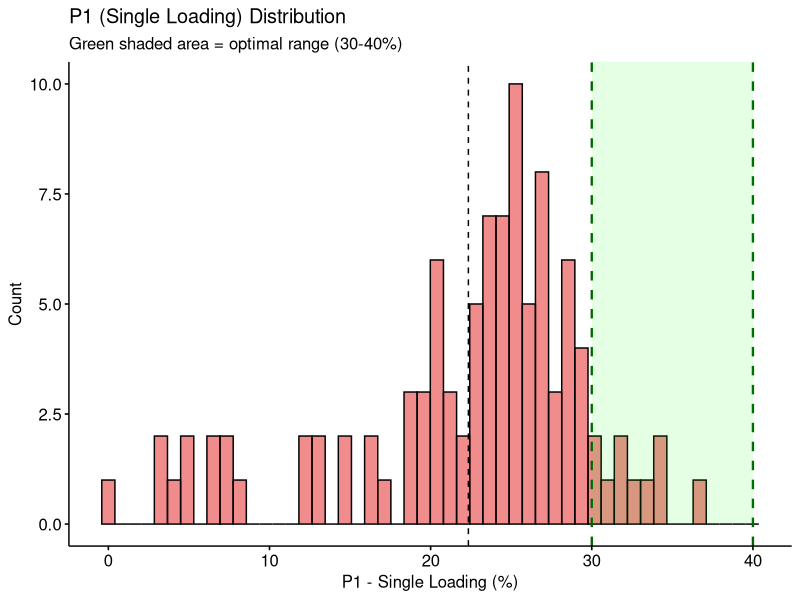
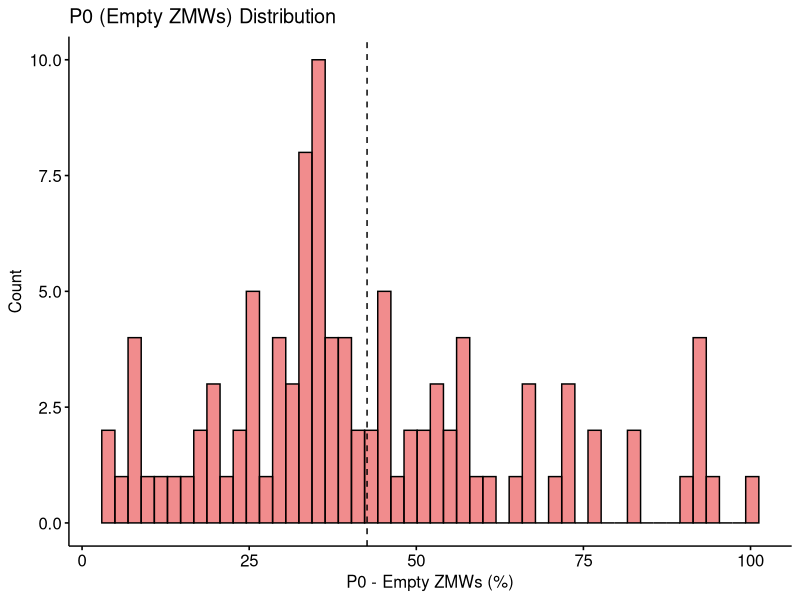
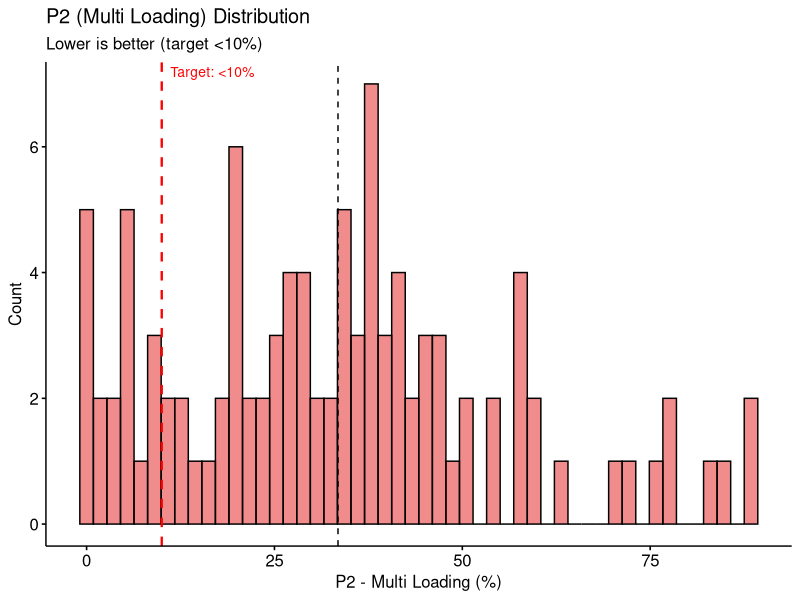
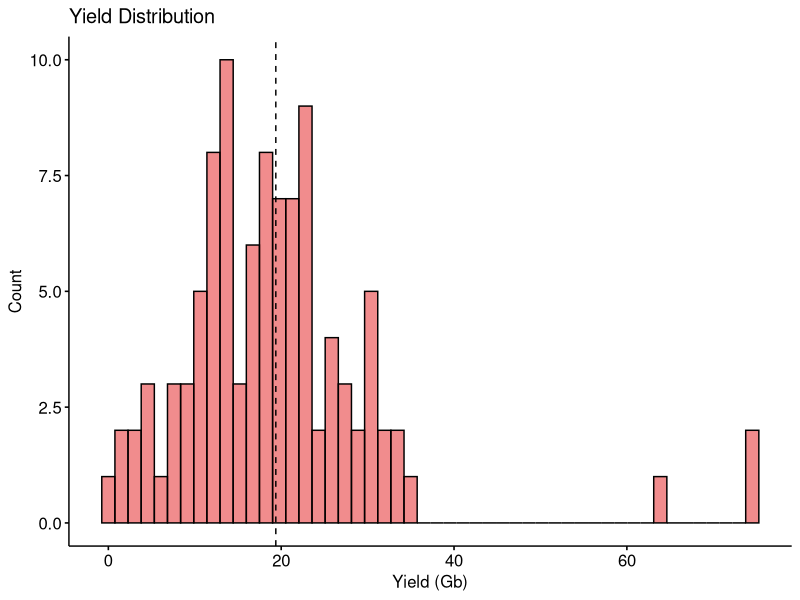
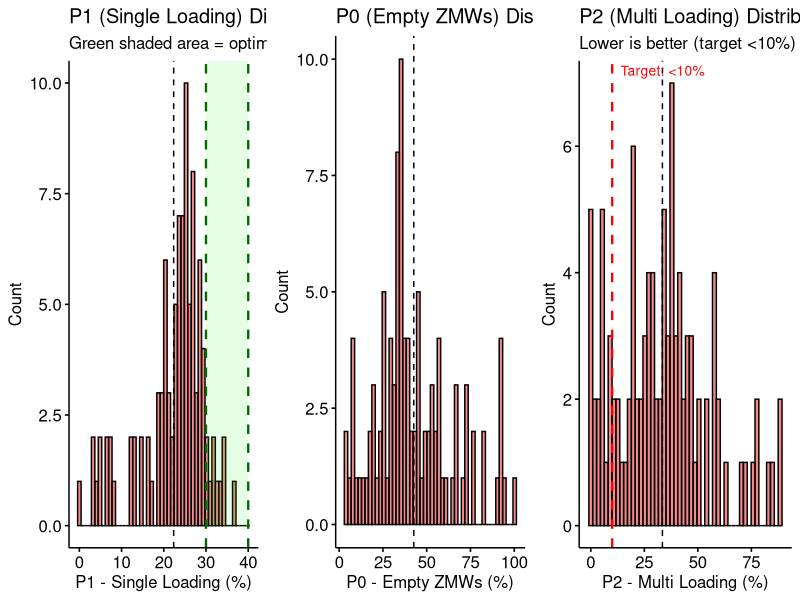
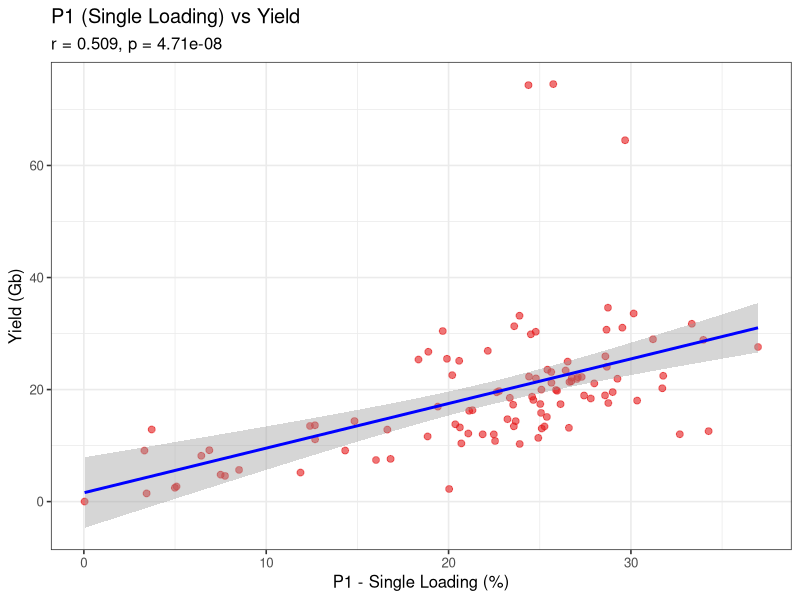
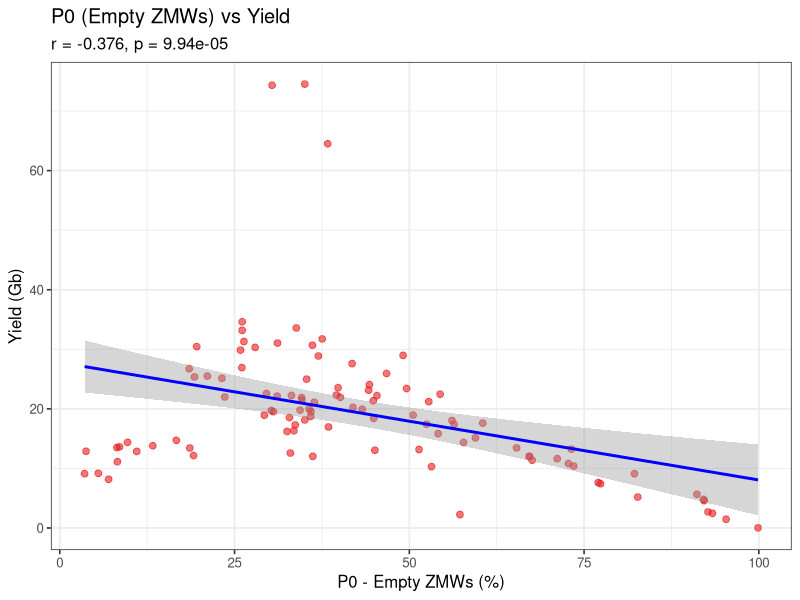
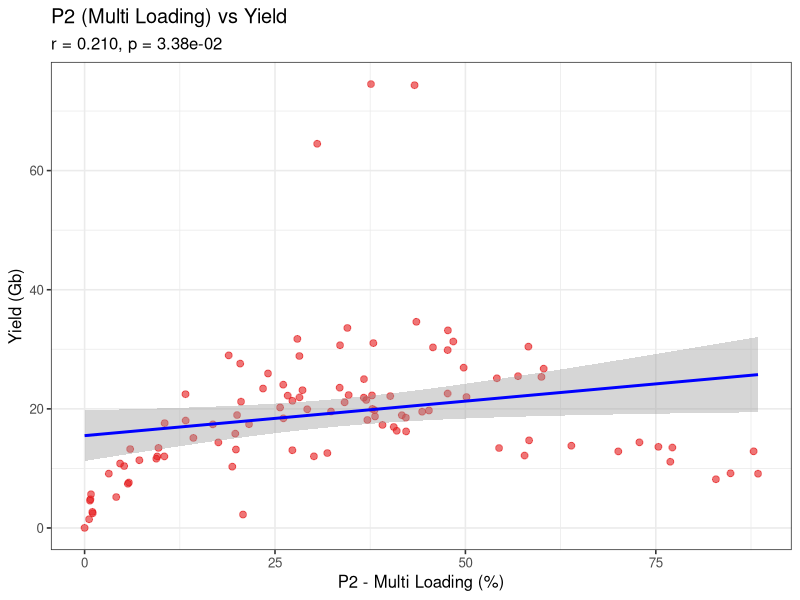

The R script that drew these images, in order:
# PacBio Sequel IIe Run Analysis
# Analysis of loading metrics (P0, P1, P2) vs yield at SMRT Cell level
# Each row = one independent SMRT Cell

# Load required libraries
library(tidyverse)
library(ggplot2)
library(ggpubr)
library(scales)
library(broom)

# Set theme for all plots
theme_set(theme_bw(base_size = 12))

# Read data
data <- read_csv("ALL_260207.csv", show_col_types = FALSE)

# Cleanup: remove CLR runs, diagnostic runs, and non-HiFi BAM references
data <- data %>%
  filter(run_type == "CCS/HiFi") %>%
  filter(!str_detect(run_name, regex("Diag", ignore_case = TRUE))) %>%
  filter(is_hifi_bam == TRUE)  # Only include runs with .hifi_reads.bam (not .reads.bam)

# Convert total_length to Gb
data <- data %>%
  mutate(yield_gb = total_length / 1e9)

# Filter to complete cases for main analysis
data_complete <- data %>%
  filter(!is.na(yield_gb) & !is.na(p0_percent) & !is.na(p1_percent) &
         !is.na(p2_percent) & !is.na(insert_size))

# Create output directory
dir.create("figures", showWarnings = FALSE)
dir.create("results", showWarnings = FALSE)

# ============================================================================
# 1. CORRELATION ANALYSIS
# ============================================================================

# Calculate correlations
cor_p0 <- cor(data_complete$p0_percent, data_complete$yield_gb, use = "complete.obs")
cor_p1 <- cor(data_complete$p1_percent, data_complete$yield_gb, use = "complete.obs")
cor_p2 <- cor(data_complete$p2_percent, data_complete$yield_gb, use = "complete.obs")

# Test significance
cor_test_p0 <- cor.test(data_complete$p0_percent, data_complete$yield_gb)
cor_test_p1 <- cor.test(data_complete$p1_percent, data_complete$yield_gb)
cor_test_p2 <- cor.test(data_complete$p2_percent, data_complete$yield_gb)

# ============================================================================
# 2. DISTRIBUTIONS: Histograms of Loading Metrics
# ============================================================================

# P1 distribution
p1_hist <- gghistogram(data_complete, x = "p1_percent",
                       bins = 50,
                       fill = "#E41A1C",
                       add = "mean") +
  geom_vline(xintercept = c(30, 40), linetype = "dashed", color = "darkgreen", linewidth = 0.8) +
  annotate("rect", xmin = 30, xmax = 40, ymin = 0, ymax = Inf,
           alpha = 0.1, fill = "green") +
  labs(
    title = "P1 (Single Loading) Distribution",
    subtitle = "Green shaded area = optimal range (30-40%)",
    x = "P1 - Single Loading (%)",
    y = "Count"
  )

ggsave("figures/00a_p1_distribution.png", p1_hist, width = 8, height = 6, dpi = 300)

# P0 distribution
p0_hist <- gghistogram(data_complete, x = "p0_percent",
                       bins = 50,
                       fill = "#E41A1C",
                       add = "mean") +
  labs(
    title = "P0 (Empty ZMWs) Distribution",
    x = "P0 - Empty ZMWs (%)",
    y = "Count"
  )

ggsave("figures/00b_p0_distribution.png", p0_hist, width = 8, height = 6, dpi = 300)

# P2 distribution
p2_hist <- gghistogram(data_complete, x = "p2_percent",
                       bins = 50,
                       fill = "#E41A1C",
                       add = "mean") +
  geom_vline(xintercept = 10, linetype = "dashed", color = "red", linewidth = 0.8) +
  annotate("text", x = 10, y = Inf, label = "Target: <10%",
           vjust = 1.5, hjust = -0.1, color = "red", size = 3.5) +
  labs(
    title = "P2 (Multi Loading) Distribution",
    subtitle = "Lower is better (target <10%)",
    x = "P2 - Multi Loading (%)",
    y = "Count"
  )

ggsave("figures/00c_p2_distribution.png", p2_hist, width = 8, height = 6, dpi = 300)

# Yield distribution
yield_hist <- gghistogram(data_complete, x = "yield_gb",
                          bins = 50,
                          fill = "#E41A1C",
                          add = "mean") +
  labs(
    title = "Yield Distribution",
    x = "Yield (Gb)",
    y = "Count"
  )

ggsave("figures/00d_yield_distribution.png", yield_hist, width = 8, height = 6, dpi = 300)

# Combined loading metrics panel
loading_combined <- ggarrange(p1_hist, p0_hist, p2_hist,
                              ncol = 3, nrow = 1)

ggsave("figures/00e_loading_distributions_combined.png", loading_combined,
       width = 15, height = 6, dpi = 300)

# P1 summary statistics
p1_stats <- data_complete %>%
  summarise(
    mean_p1 = mean(p1_percent, na.rm = TRUE),
    median_p1 = median(p1_percent, na.rm = TRUE),
    sd_p1 = sd(p1_percent, na.rm = TRUE),
    min_p1 = min(p1_percent, na.rm = TRUE),
    max_p1 = max(p1_percent, na.rm = TRUE),
    n_optimal = sum(p1_percent >= 30 & p1_percent <= 40, na.rm = TRUE),
    pct_optimal = 100 * n_optimal / n()
  )

# ============================================================================
# 3. VISUALIZATION: P0, P1, P2 vs Yield
# ============================================================================

# P1 vs Yield
p1_plot <- ggplot(data_complete, aes(x = p1_percent, y = yield_gb)) +
  geom_point(alpha = 0.6, size = 2, color = "#E41A1C") +
  geom_smooth(method = "lm", se = TRUE, color = "blue", linewidth = 1) +
  labs(
    title = "P1 (Single Loading) vs Yield",
    subtitle = sprintf("r = %.3f, p = %.2e", cor_p1, cor_test_p1$p.value),
    x = "P1 - Single Loading (%)",
    y = "Yield (Gb)"
  )

ggsave("figures/01_p1_vs_yield.png", p1_plot, width = 8, height = 6, dpi = 300)

# P0 vs Yield
p0_plot <- ggplot(data_complete, aes(x = p0_percent, y = yield_gb)) +
  geom_point(alpha = 0.6, size = 2, color = "#E41A1C") +
  geom_smooth(method = "lm", se = TRUE, color = "blue", linewidth = 1) +
  labs(
    title = "P0 (Empty ZMWs) vs Yield",
    subtitle = sprintf("r = %.3f, p = %.2e", cor_p0, cor_test_p0$p.value),
    x = "P0 - Empty ZMWs (%)",
    y = "Yield (Gb)"
  )

ggsave("figures/02_p0_vs_yield.png", p0_plot, width = 8, height = 6, dpi = 300)

# P2 vs Yield
p2_plot <- ggplot(data_complete, aes(x = p2_percent, y = yield_gb)) +
  geom_point(alpha = 0.6, size = 2, color = "#E41A1C") +
  geom_smooth(method = "lm", se = TRUE, color = "blue", linewidth = 1) +
  labs(
    title = "P2 (Multi Loading) vs Yield",
    subtitle = sprintf("r = %.3f, p = %.2e", cor_p2, cor_test_p2$p.value),
    x = "P2 - Multi Loading (%)",
    y = "Yield (Gb)"
  )

ggsave("figures/03_p2_vs_yield.png", p2_plot, width = 8, height = 6, dpi = 300)

# Combined panel
combined_plot <- ggarrange(p1_plot, p0_plot, p2_plot,
                           ncol = 2, nrow = 2)

ggsave("figures/04_combined_loading_vs_yield.png", combined_plot,
       width = 12, height = 10, dpi = 300)

# ============================================================================
# 4. LINEAR MODELS: Effect of Loading Metrics on Yield
# ============================================================================

# Model 1: P1 only
model_p1 <- lm(yield_gb ~ p1_percent, data = data_complete)

# Model 2: All loading metrics
model_all_loading <- lm(yield_gb ~ p0_percent + p1_percent + p2_percent,
                        data = data_complete)

# Model 3: Including insert size
model_with_insert <- lm(yield_gb ~ p0_percent + p1_percent + p2_percent + insert_size,
                        data = data_complete)

# Model 4: With interaction between P1 and insert size
model_interaction <- lm(yield_gb ~ p1_percent * insert_size + p0_percent + p2_percent,
                        data = data_complete)

# Compare models with ANOVA
anova_result <- anova(model_p1, model_all_loading, model_with_insert, model_interaction)

# ============================================================================
# 5. VISUALIZATION: Insert Size Effect
# ============================================================================

# Bin insert sizes for visualization
data_complete <- data_complete %>%
  mutate(insert_bin = cut(insert_size,
                          breaks = c(0, 3000, 6000, 10000, Inf),
                          labels = c("<3kb", "3-6kb", "6-10kb", ">10kb")))

# P1 vs Yield colored by insert size
p1_insert_plot <- ggplot(data_complete, aes(x = p1_percent, y = yield_gb)) +
  geom_point(aes(color = insert_bin), alpha = 0.6, size = 2.5) +
  geom_smooth(method = "lm", se = TRUE, color = "black", linewidth = 1) +
  geom_smooth(aes(color = insert_bin), method = "lm", se = FALSE, linewidth = 0.8) +
  labs(
    title = "P1 vs Yield: Effect of Insert Size",
    x = "P1 - Single Loading (%)",
    y = "Yield (Gb)",
    color = "Insert Size"
  ) +
  scale_color_brewer(palette = "Set1") +
  theme(legend.position = "right")

ggsave("figures/05_p1_vs_yield_by_insert_size.png", p1_insert_plot,
       width = 9, height = 6, dpi = 300)

# Box plot: Yield by insert size bins
yield_by_insert <- ggplot(data_complete, aes(x = insert_bin, y = yield_gb)) +
  geom_boxplot(aes(fill = insert_bin), alpha = 0.7, outlier.shape = 1) +
  geom_jitter(width = 0.2, alpha = 0.3, size = 1.5) +
  stat_compare_means(method = "anova", label.y = max(data_complete$yield_gb, na.rm = TRUE) * 1.05) +
  labs(
    title = "Yield Distribution by Insert Size",
    x = "Insert Size",
    y = "Yield (Gb)"
  ) +
  scale_fill_brewer(palette = "Set1") +
  theme(legend.position = "none")

ggsave("figures/06_yield_by_insert_size.png", yield_by_insert,
       width = 8, height = 6, dpi = 300)

# ============================================================================
# 6. RESIDUAL DIAGNOSTICS
# ============================================================================

# Diagnostic plots for best model
png("figures/07_model_diagnostics.png", width = 10, height = 8, units = "in", res = 300)
par(mfrow = c(2, 2))
plot(model_with_insert, main = "Model 3: With Insert Size")
dev.off()

# ============================================================================
# 7. SUMMARY TABLE
# ============================================================================

# Model comparison table
model_comparison <- tibble(
  Model = c("P1 only", "All loading (P0+P1+P2)",
            "With insert size", "P1*Insert interaction"),
  R_squared = c(summary(model_p1)$r.squared,
                summary(model_all_loading)$r.squared,
                summary(model_with_insert)$r.squared,
                summary(model_interaction)$r.squared),
  Adj_R_squared = c(summary(model_p1)$adj.r.squared,
                    summary(model_all_loading)$adj.r.squared,
                    summary(model_with_insert)$adj.r.squared,
                    summary(model_interaction)$adj.r.squared),
  AIC = c(AIC(model_p1), AIC(model_all_loading),
          AIC(model_with_insert), AIC(model_interaction))
)

write_csv(model_comparison, "results/model_comparison.csv")

# Summary statistics
summary_stats <- data_complete %>%
  summarise(
    n_cells = n(),
    mean_yield = mean(yield_gb, na.rm = TRUE),
    sd_yield = sd(yield_gb, na.rm = TRUE),
    mean_p0 = mean(p0_percent, na.rm = TRUE),
    mean_p1 = mean(p1_percent, na.rm = TRUE),
    mean_p2 = mean(p2_percent, na.rm = TRUE),
    mean_insert = mean(insert_size, na.rm = TRUE)
  )

write_csv(summary_stats, "results/summary_stats.csv")

# ============================================================================
# 8. KEY FINDINGS (stored in variables for interactive inspection)
# ============================================================================

best_model <- if (summary(model_with_insert)$adj.r.squared >
                   summary(model_interaction)$adj.r.squared) {
  model_with_insert
} else {
  model_interaction
}

